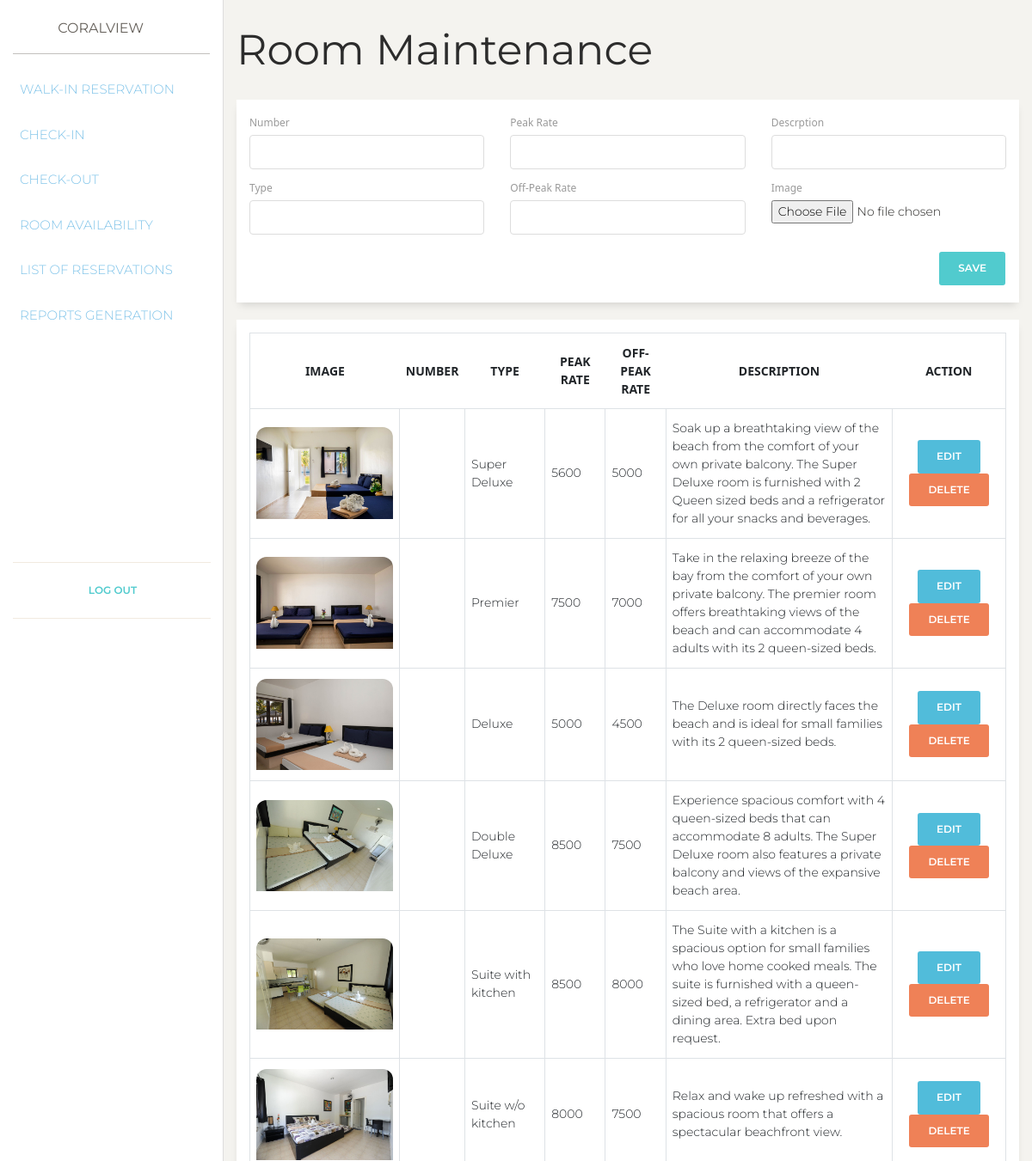
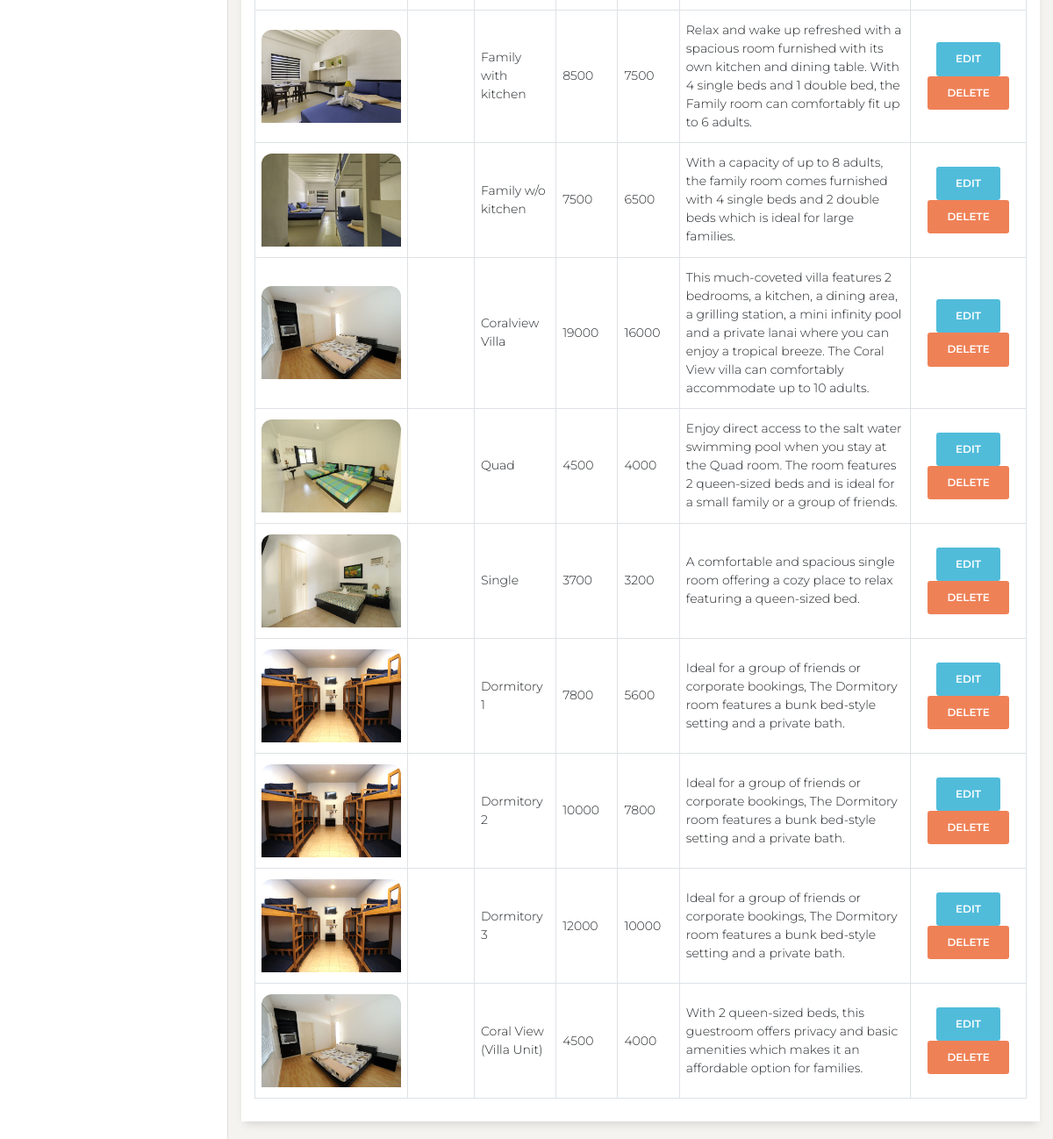
Screenshot of /admin/maintenance/room.php with the database file from the repository (2 pictures, top to bottom).
### tables this page shows
CREATE TABLE `rooms` (
  `Id` int(11) NOT NULL,
  `number` varchar(255) DEFAULT NULL,
  `type` varchar(255) DEFAULT NULL,
  `peak_rate` float DEFAULT NULL,
  `off_peak_rate` float DEFAULT NULL,
  `description` varchar(255) DEFAULT NULL,
  `image` varchar(255) DEFAULT NULL,
  `capacity` int(11) DEFAULT NULL,
  `inclusions` text DEFAULT NULL
);

### admin/maintenance/room.php (the view, shortened to what this page needs)
<?php
include('../../common/header.php');
$db = connect_to_db();
$edit_state = false;
?>
    <?php include('../../common/admin_sidebar.php') ?>
    <div class="main-panel">
        <div class="container-fluid">
            <h1>Room Maintenance</h1>
            <div class="row">
                <div class="col-12">
                    <div class="card">
                        <div class="card-body">
                            <form action="../../functions/admin/rooms/insert_room.php" method="POST" enctype="multipart/form-data">
                                <div class="row">
                                    <div class="col-4">
                                        <div class="form-group">
                                            <label for="">Number</label>
                                            <input type="text" name="room_number" class="form-control" id="" value="<?php if(isset($number)) { echo $number;  } ?>">
                                        </div>
                                        <div class="form-group">
                                            <label for="">Type</label>
                                            <input type="text" name="room_type" class="form-control" id="" value="<?php if(isset($type)) { echo $type; } ?>">
                                        </div>
                                    </div>
                                    <div class="col-4">
                                        <div class="form-group">
                                            <label for="">Peak Rate</label>
                                            <input type="number" name="room_peak_rate" class="form-control" id="" value="<?php if(isset($peak_rate)) { echo $peak_rate;  } ?>">
                                        </div>
                                        <div class="form-group">
                                            <label for="">Off-Peak Rate</label>
                                            <input type="number" name="room_off_peak_rate" class="form-control" id="" value="<?php if(isset($off_peak_rate)) { echo $off_peak_rate;  } ?>">
                                        </div>
                                    </div>
                                    <div class="col-4">
                                        <div class="form-group">
                                            <label for="">Descrption</label>
                                            <input type="text" name="room_description" class="form-control" id="" value="<?php if(isset($description)) { echo $description;  } ?>">
                                        </div>
                                        <label for="image">Image</label>
                                        <input type="file" name="room_image" class="form-control-file" accept="image/png, image/jpeg">
                                    </div>
                                </div>
                                <div class="row">
                                    <div class="col-12">
                                        <div class="float-right">
                                        <?php
                                        if($edit_state == true) {
                                            echo '<input type="submit" name="edit_room" class="btn btn-primary" value="Save">';
                                        } else {
                                            echo '<input type="submit" name="enter_room" class="btn btn-primary" value="Save">';
                                        }
                                        ?>
                                        </div>
                                    </div>
                                </div>
                            </form>
                        </div>
                    </div>
                </div>
                <div class="col-12">
                    <div class="card">
                        <div class="card-body">
                            <table class="table table-bordered">
                                <thead>
                                    <tr>
                                        <th class="text-center" scope="col">Image</th>
                                        <th class="text-center" scope="col">Number</th>
                                        <th class="text-center" scope="col">Type</th>
                                        <th class="text-center" scope="col">Peak Rate</th>
                                        <th class="text-center" scope="col">Off-peak Rate</th>
                                        <th class="text-center" scope="col">Description</th>
                                        <th class="text-center" scope="col">Action</th>
                                    </tr>
                                </thead>
                                <tbody>
                                <?php
                                $query = "SELECT * FROM rooms";
                                $result = mysqli_query($db, $query);
                                if(mysqli_num_rows($result) > 0) {
                                    while($room = mysqli_fetch_assoc($result)) {
                                        echo '
                                            <tr>
                                                <td><img src="' . $room['image'] . '"></img></td>
                                                <td>' . $room['number'] . '</td>
                                                <td>' . $room['type'] . '</td>
                                                <td style="width: 8%;">' . $room['peak_rate'] . '</td>
                                                <td style="width: 8%;">' . $room['off_peak_rate'] . '</td>
                                                <td>' . $room['description'] . '</td>
                                                <td class="text-center" style="width: 15%;">
                                                    <form action="../../functions/admin/rooms/insert_room.php" method="POST">
                                                        <a href="/coralview/admin/maintenance/room.php?edit=' . $room['Id'] . '"class="btn btn-info" value="' . $room['Id'] . '" >Edit</a>
                                                        <button class="btn btn-danger" value="' . $room['Id'] . '" name="delete_room">Delete</button>
                                                    </form>
                                                </td>
                                            </tr>
                                        ';
                                    }
                                }
                                ?>
                                </tbody>
                            </table>
                        </div>
                    </div>
                </div>
                </div>
            </div>
        </div>
<?php
include('../../common/footer.php');
?>

### css/style.css (style rules this page uses)
* { font-family: 'Segoe UI', sans-serif; }
.main-panel { min-height: 100vh; }
.card { border-radius: 0px; }

### rows the page displays
rooms: image (picture), type "Super Deluxe", peak_rate "5600", off_peak_rate "5000", description "Soak up a breathtaking view of the beach from the comfort of your own private balcony. The Super Deluxe room is furnished with 2 Queen sized beds and a refrigerator for all your snacks and beverages.", $room['Id'] 21 (drawn)
rooms: image (picture), type "Premier", peak_rate "7500", off_peak_rate "7000", description "Take in the relaxing breeze of the bay from the comfort of your own private balcony. The premier room offers breathtaking views of the beach and can accommodate 4 adults with its 2 queen-sized beds.", $room['Id'] 22 (drawn)
rooms: image (picture), type "Deluxe", peak_rate "5000", off_peak_rate "4500", description "The Deluxe room directly faces the beach and is ideal for small families with its 2 queen-sized beds.", $room['Id'] 23 (drawn)
rooms: image (picture), type "Double Deluxe", peak_rate "8500", off_peak_rate "7500", description "Experience spacious comfort with 4 queen-sized beds that can accommodate 8 adults. The Super Deluxe room also features a private balcony and views of the expansive beach area.", $room['Id'] 24 (drawn)
rooms: image (picture), type "Suite with kitchen", peak_rate "8500", off_peak_rate "8000", description "The Suite with a kitchen is a spacious option for small families who love home cooked meals. The suite is furnished with a queen-sized bed, a refrigerator and a dining area. Extra bed upon request.", $room['Id'] 25 (drawn)
rooms: image (picture), type "Suite w/o kitchen", peak_rate "8000", off_peak_rate "7500", description "Relax and wake up refreshed with a spacious room that offers a spectacular beachfront view.", $room['Id'] 26 (drawn)
rooms: image (picture), type "Family with kitchen", peak_rate "8500", off_peak_rate "7500", description "Relax and wake up refreshed with a spacious room furnished with its own kitchen and dining table. With 4 single beds and 1 double bed, the Family room can comfortably fit up to 6 adults.", $room['Id'] 27 (drawn)
rooms: image (picture), type "Family w/o kitchen", peak_rate "7500", off_peak_rate "6500", description "With a capacity of up to 8 adults, the family room comes furnished with 4 single beds and 2 double beds which is ideal for large families.", $room['Id'] 28 (drawn)
rooms: image (picture), type "Coralview Villa", peak_rate "19000", off_peak_rate "16000", description "This much-coveted villa features 2 bedrooms, a kitchen, a dining area, a grilling station, a mini infinity pool and a private lanai where you can enjoy a tropical breeze. The Coral View villa can comfortably accommodate up to 10 adults.", $room['Id'] 29 (drawn)
rooms: image (picture), type "Quad", peak_rate "4500", off_peak_rate "4000", description "Enjoy direct access to the salt water swimming pool when you stay at the Quad room. The room features 2 queen-sized beds and is ideal for a small family or a group of friends.", $room['Id'] 30 (drawn)
rooms: image (picture), type "Single", peak_rate "3700", off_peak_rate "3200", description "A comfortable and spacious single room offering a cozy place to relax featuring a queen-sized bed.", $room['Id'] 32 (drawn)
rooms: image (picture), type "Dormitory 1", peak_rate "7800", off_peak_rate "5600", description "Ideal for a group of friends or corporate bookings, The Dormitory room features a bunk bed-style setting and a private bath.", $room['Id'] 33 (drawn)
rooms: image (picture), type "Dormitory 2", peak_rate "10000", off_peak_rate "7800", description "Ideal for a group of friends or corporate bookings, The Dormitory room features a bunk bed-style setting and a private bath.", $room['Id'] 34 (drawn)
rooms: image (picture), type "Dormitory 3", peak_rate "12000", off_peak_rate "10000", description "Ideal for a group of friends or corporate bookings, The Dormitory room features a bunk bed-style setting and a private bath.", $room['Id'] 35 (drawn)
rooms: image (picture), type "Coral View (Villa Unit)", peak_rate "4500", off_peak_rate "4000", description "With 2 queen-sized beds, this guestroom offers privacy and basic amenities which makes it an affordable option for families.", $room['Id'] 36 (drawn)
